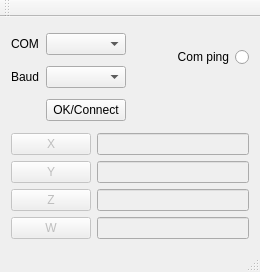
<?xml version="1.0" encoding="UTF-8"?>
<ui version="4.0">
 <class>MainWindow</class>
 <widget class="QMainWindow" name="MainWindow">
  <property name="geometry">
   <rect>
    <x>0</x>
    <y>0</y>
    <width>257</width>
    <height>272</height>
   </rect>
  </property>
  <property name="sizePolicy">
   <sizepolicy hsizetype="Minimum" vsizetype="Minimum">
    <horstretch>0</horstretch>
    <verstretch>0</verstretch>
   </sizepolicy>
  </property>
  <property name="windowTitle">
   <string>MainWindow</string>
  </property>
  <widget class="QWidget" name="centralWidget">
   <property name="sizePolicy">
    <sizepolicy hsizetype="MinimumExpanding" vsizetype="MinimumExpanding">
     <horstretch>0</horstretch>
     <verstretch>0</verstretch>
    </sizepolicy>
   </property>
   <layout class="QGridLayout" name="gridLayout">
    <item row="0" column="0">
     <layout class="QHBoxLayout" name="horizontalLayout_2">
      <item>
       <layout class="QGridLayout" name="COM_CONFIG">
        <item row="0" column="0">
         <widget class="QLabel" name="label">
          <property name="text">
           <string>COM</string>
          </property>
         </widget>
        </item>
        <item row="1" column="1">
         <widget class="QComboBox" name="comboBoxBaud"/>
        </item>
        <item row="0" column="1">
         <widget class="QComboBox" name="comboBoxCom"/>
        </item>
        <item row="1" column="0">
         <widget class="QLabel" name="label_2">
          <property name="text">
           <string>Baud</string>
          </property>
         </widget>
        </item>
        <item row="2" column="1">
         <widget class="QPushButton" name="pushButtonOkSerial">
          <property name="sizePolicy">
           <sizepolicy hsizetype="Fixed" vsizetype="Fixed">
            <horstretch>0</horstretch>
            <verstretch>0</verstretch>
           </sizepolicy>
          </property>
          <property name="text">
           <string>OK/Connect</string>
          </property>
         </widget>
        </item>
       </layout>
      </item>
      <item>
       <layout class="QVBoxLayout" name="verticalLayout">
        <item>
         <layout class="QHBoxLayout" name="horizontalLayout">
          <item>
           <spacer name="horizontalSpacer">
            <property name="orientation">
             <enum>Qt::Horizontal</enum>
            </property>
            <property name="sizeHint" stdset="0">
             <size>
              <width>40</width>
              <height>20</height>
             </size>
            </property>
           </spacer>
          </item>
          <item>
           <widget class="QRadioButton" name="radioButton">
            <property name="layoutDirection">
             <enum>Qt::RightToLeft</enum>
            </property>
            <property name="text">
             <string>Com ping</string>
            </property>
           </widget>
          </item>
         </layout>
        </item>
        <item>
         <spacer name="verticalSpacer">
          <property name="orientation">
           <enum>Qt::Vertical</enum>
          </property>
          <property name="sizeType">
           <enum>QSizePolicy::Minimum</enum>
          </property>
          <property name="sizeHint" stdset="0">
           <size>
            <width>20</width>
            <height>40</height>
           </size>
          </property>
         </spacer>
        </item>
       </layout>
      </item>
     </layout>
    </item>
    <item row="1" column="0">
     <layout class="QGridLayout" name="FLOATS">
      <item row="0" column="0">
       <widget class="QPushButton" name="pushButton_X">
        <property name="enabled">
         <bool>false</bool>
        </property>
        <property name="text">
         <string>X</string>
        </property>
        <property name="default">
         <bool>true</bool>
        </property>
       </widget>
      </item>
      <item row="0" column="1">
       <widget class="QLineEdit" name="lineEdit_X">
        <property name="enabled">
         <bool>false</bool>
        </property>
       </widget>
      </item>
      <item row="1" column="0">
       <widget class="QPushButton" name="pushButton_Y">
        <property name="enabled">
         <bool>false</bool>
        </property>
        <property name="text">
         <string>Y</string>
        </property>
        <property name="default">
         <bool>true</bool>
        </property>
       </widget>
      </item>
      <item row="1" column="1">
       <widget class="QLineEdit" name="lineEdit_Y">
        <property name="enabled">
         <bool>false</bool>
        </property>
       </widget>
      </item>
      <item row="2" column="0">
       <widget class="QPushButton" name="pushButton_Z">
        <property name="enabled">
         <bool>false</bool>
        </property>
        <property name="text">
         <string>Z</string>
        </property>
        <property name="default">
         <bool>true</bool>
        </property>
       </widget>
      </item>
      <item row="2" column="1">
       <widget class="QLineEdit" name="lineEdit_Z">
        <property name="enabled">
         <bool>false</bool>
        </property>
       </widget>
      </item>
      <item row="3" column="0">
       <widget class="QPushButton" name="pushButton_W">
        <property name="enabled">
         <bool>false</bool>
        </property>
        <property name="text">
         <string>W</string>
        </property>
        <property name="default">
         <bool>true</bool>
        </property>
       </widget>
      </item>
      <item row="3" column="1">
       <widget class="QLineEdit" name="lineEdit_W">
        <property name="enabled">
         <bool>false</bool>
        </property>
       </widget>
      </item>
     </layout>
    </item>
   </layout>
  </widget>
  <widget class="QMenuBar" name="menuBar">
   <property name="geometry">
    <rect>
     <x>0</x>
     <y>0</y>
     <width>257</width>
     <height>20</height>
    </rect>
   </property>
  </widget>
  <widget class="QToolBar" name="mainToolBar">
   <attribute name="toolBarArea">
    <enum>TopToolBarArea</enum>
   </attribute>
   <attribute name="toolBarBreak">
    <bool>false</bool>
   </attribute>
  </widget>
  <widget class="QStatusBar" name="statusBar"/>
 </widget>
 <layoutdefault spacing="6" margin="11"/>
 <resources/>
 <connections/>
</ui>
